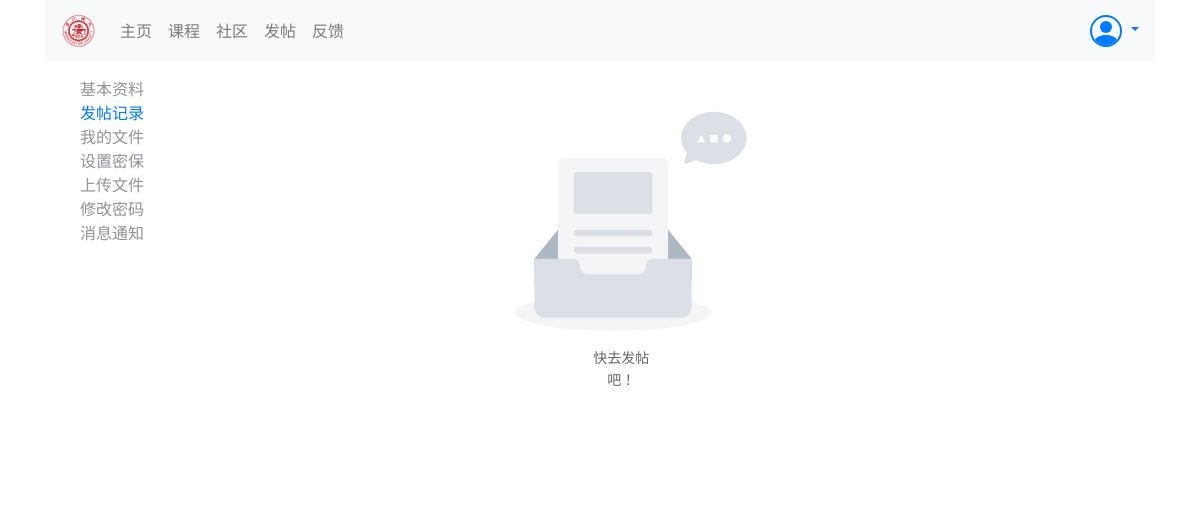
/user/history/ (signed in), run on an earlier commit of the app's database.
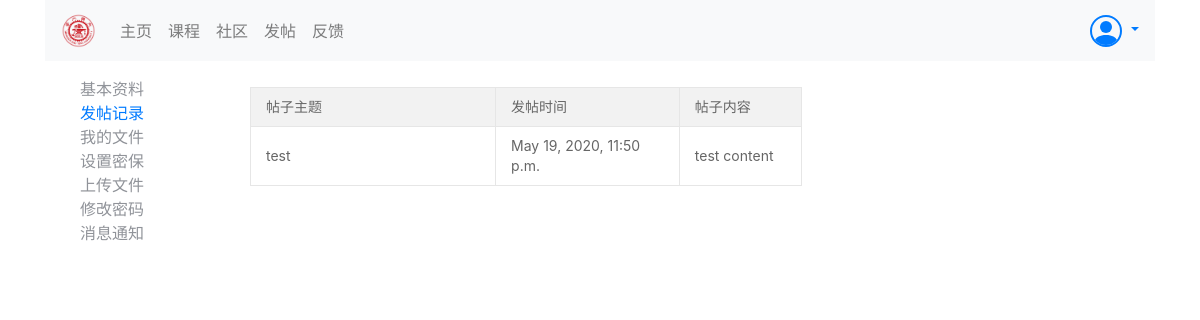
And on a later commit of the database.
### post/models.py (models this page shows, shortened)
class Post(models.Model):
    topic = models.CharField(max_length=100)  # 发帖主题
    counter = models.IntegerField()  # 浏览次数
    author_user_id = models.IntegerField()  # 发贴用户的id
    content = models.TextField()  # 帖子的内容
    created_time = models.DateTimeField(default=timezone.now)  # 发表的时间
    class Meta:
        ordering = ("-created_time", )

### user/views.py (the view)
# urls.py: path("history/", history, name="history"),  # 发帖记录
@login_required()
def history(request):
    post_histories = Post.objects.filter(author_user_id=request.user.id)  # 发帖的记录
    if post_histories.exists():
        per_page_num = 10  # 每一页的记录数
        p = Paginator(post_histories, per_page_num)  # 分页对象
        total = ceil(post_histories.count() / per_page_num) * 10  # 总共页数， *10 是为了适应在layui中的显示(count变量)
        curr_page = 1  # 默认的时候指定的是第一页
        data = []
        if request.GET.get("page"):  # 如果url中含有参数page，那么指定其页数 (?page=num)
            curr_page = request.GET.get("page")
        page = p.page(curr_page)  # 获取当前页面的信息
        if page:
            for post in page:
                data.append(
                    {"topic": post.topic, "created_time": post.created_time, "content": post.content})
        else:
            data = None
            total = 0
            curr_page = 1
    else:
        data = None
        total = 0
        curr_page = 1
    return render(request, 'user/history.html',
                  context={"post_histories": data, "total": total, "curr_page": curr_page})

### community/templatetags/user_related.py (called while the page is built)
@register.filter(name="getProfileFromAuthId")
def get_profile_from_auth_id(value):
    try:
        return User.objects.get(user_id=value).profile
    except:
        return None

### templates/user/history.html (shortened to what this page needs)
{% extends 'user/base.html' %}
{% block detail %}
    <div style="min-height: 470px; max-height: 470px">
        {% if post_histories %}
            <table class="layui-table ">
                <colgroup>
                    <col width="200">
                    <col width="150">
                    <col width="100">
                    <col width="200">
                    <col width="100">
                    <col>
                </colgroup>
                <thead>
                <tr style="text-align: center">
                    <th>帖子主题</th>
                    <th>发帖时间</th>
                    <th>帖子内容</th>
                </tr>
                </thead>
                <tbody>
                {% for post in post_histories %}
                    <tr>
                        <td>{{ post.topic }}</td>
                        <td>{{ post.created_time }}</td>
                        <td>{{ post.content }}</td>
                    </tr>
                {% endfor %}
                </tbody>
            </table>
        {% else %}
            <div class="layui-row">
                <div class="offset-3 layui-col-md5">
                    <div class="layui-row offset-3 col-md-5">
                        <p class="layui-text" style="width:61px;text-align:center; margin-top: -130px">快去发帖吧！</p>
                    </div>
                </div>
            </div>
        {% endif %}
    </div>
{% endblock %}

What changed in the data, as far as the page shows it:
added Post: topic "test", created_time "May 19, 2020, 11:50 p.m.", content "test content"
Also different on the page:
text no longer shown: "快去发帖吧！"
text now shown: "帖子主题 发帖时间 帖子内容"
